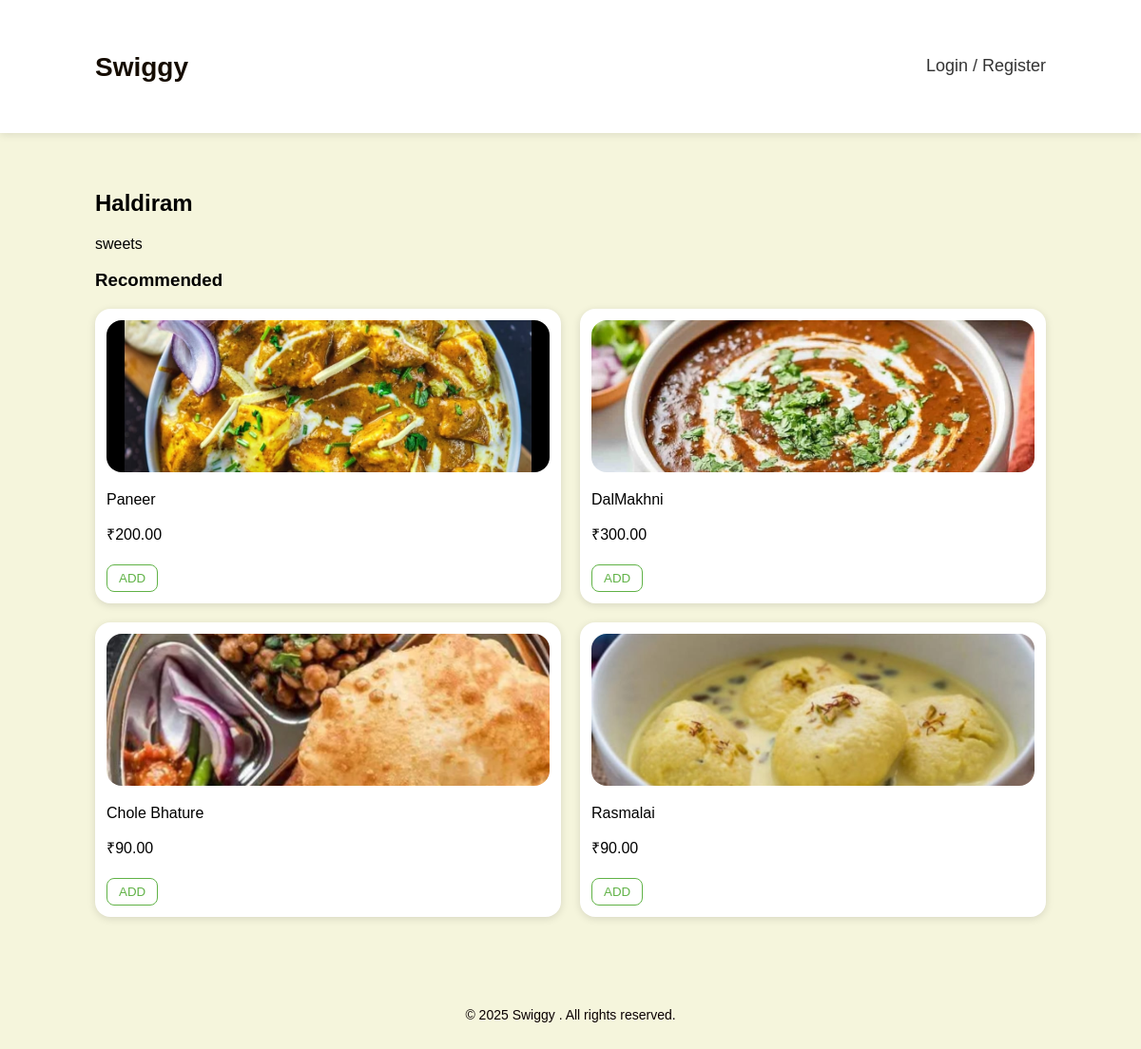
The page /restaurant/2/ on the database its author committed.
### core/models.py (models this page shows, shortened)
class Restaurant(models.Model):
    name = models.CharField(max_length=200)
    description = models.TextField(blank=True)
    address = models.CharField(max_length=300)
    opening_time = models.TimeField(null=True, blank=True)
    closing_time = models.TimeField(null=True, blank=True)
    image = models.ImageField(upload_to='restaurants/', blank=True, null=True)
    is_active = models.BooleanField(default=True)

class MenuItem(models.Model):
    restaurant = models.ForeignKey(Restaurant, related_name='items', on_delete=models.CASCADE)
    name = models.CharField(max_length=200)
    description = models.TextField(blank=True)
    price = models.DecimalField(max_digits=8, decimal_places=2)
    is_veg = models.BooleanField(default=False)
    image = models.ImageField(upload_to='menu_items/', blank=True, null=True)
    available = models.BooleanField(default=True)

### core/views.py (the view)
# urls.py: path('restaurant/<int:pk>/', views.restaurant_detail, name='restaurant_detail'),
def restaurant_detail(request, pk):
    restaurant = get_object_or_404(Restaurant, pk=pk)
    items = restaurant.items.filter(available=True)
    return render(request, 'core/restaurant_detail.html', {'restaurant': restaurant, 'items': items})

### core/templates/core/restaurant_detail.html (shortened to what this page needs)
{% extends 'core/base.html' %}
{% load static %}
{% block content %}
<h2>{{ restaurant.name }}</h2>
<p>{{ restaurant.description }}</p>
<h3>Recommended</h3>
<div class="menu-grid">
    {% for item in items %}
        <div class="menu-card">
            {% if item.image %}
                <img src="{{ item.image.url }}" class="menu-image">
            {% else %}
                <img src="{% static 'core/no-image.jpg' %}" class="menu-image">
            {% endif %}
            <p class="menu-title">{{ item.name }}</p>
            <p class="menu-price">₹{{ item.price }}</p>
            <form action="{% url 'core:add_to_cart' item.id %}" method="post">
                <button type="submit" class="add-btn">ADD</button>
            </form>
        </div>
    {% endfor %}
</div>
{% endblock %}

### core/static/core/style.css (style rules this page uses)
body { font-family: Arial, sans-serif; margin:0; background: #F5F5DC; }

### core/templates/core/restaurant_detail.html (style rules this page uses)
.menu-grid { display: grid; grid-template-columns: repeat(2, 1fr); gap: 20px; }
.menu-card { background: #fff; border-radius: 16px; padding: 12px; box-shadow: 0 2px 8px rgba(0,0,0,0.12); transition: .2s ease; }
.menu-image { width: 100%; height: 160px; border-radius: 16px; object-fit: cover; }
.add-btn { margin-top: 5px; padding: 6px 12px; border: 1px solid #60b246; color: #60b246; border-radius: 8px; background: #fff; cursor: pointer; }

### rows shown on the page
Restaurant: name "Haldiram", description "sweets"
MenuItem: image (picture), name "Paneer", price "200.00"
MenuItem: image (picture), name "DalMakhni", price "300.00"
MenuItem: image (picture), name "Chole Bhature", price "90.00"
MenuItem: image (picture), name "Rasmalai", price "90.00"
